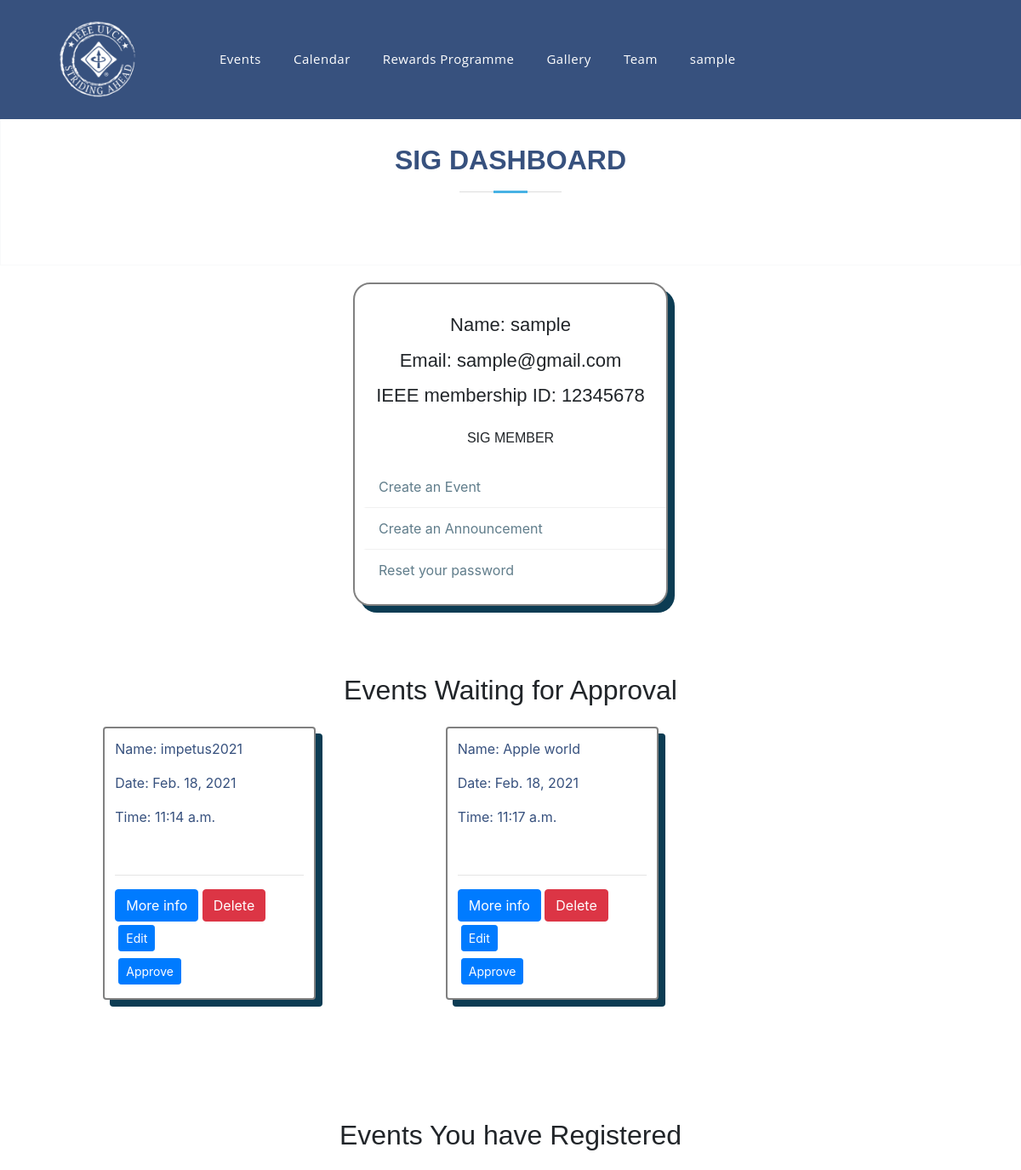
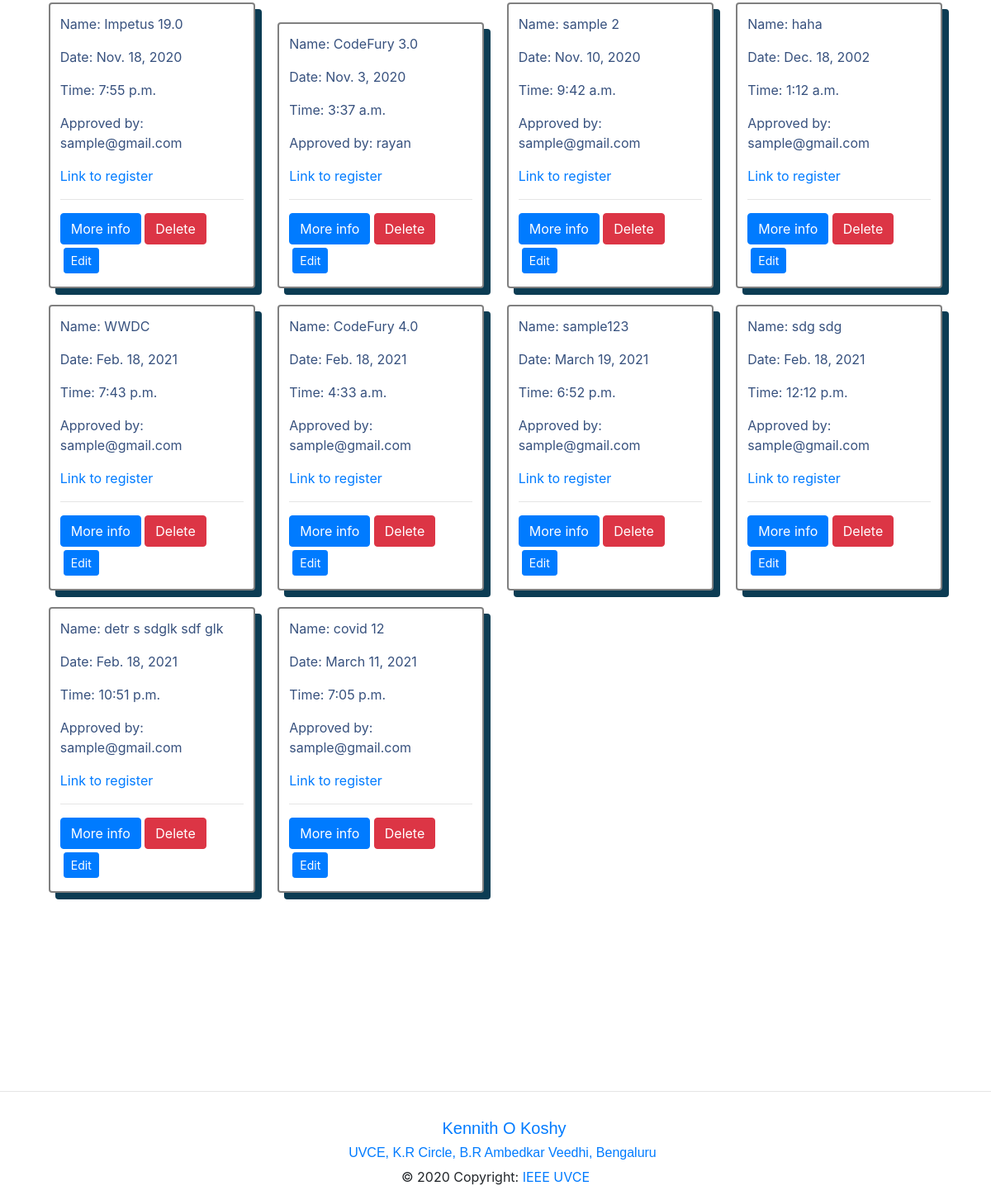
Page /events/db_ev (signed in) on the committed database (2 pictures, top to bottom).
### accounts/models.py (models this page shows, shortened)
class Account(AbstractBaseUser):
    email = models.EmailField(verbose_name='email', max_length=60, unique=True)
    username = models.CharField(max_length=30, unique=True)
    date_joined = models.DateTimeField(
        verbose_name='date joined', auto_now_add=True)
    last_login = models.DateTimeField(verbose_name='last login', auto_now=True)
    is_admin = models.BooleanField(default=False)
    is_active = models.BooleanField(default=True)
    is_staff = models.BooleanField(default=False)
    is_superuser = models.BooleanField(default=False)
    is_sig_head = models.BooleanField(default=False)
    membership_no = models.CharField(null=True,
                                     blank=True, default=" ", max_length=8)
    USERNAME_FIELD = 'email'
    REQUIRED_FIELDS = ['username', 'membership_no', 'is_sig_head']
    objects = MyAccountManager()

### events/models.py (models this page shows, shortened)
class Event(models.Model):
    event_name = models.CharField(max_length=200)
    slug = models.SlugField(max_length=400)
    date = models.DateField()
    time = models.TimeField()
    location = models.CharField(max_length=100)
    reg = models.URLField(blank=True)
    description = models.TextField(max_length=1000, blank=True)
    created = models.DateTimeField(auto_now_add=True)
    orgzer = models.CharField(max_length=200)
    winners = models.TextField(blank=True, default='Not Yet Decided')
    author = models.ForeignKey(User, default=None, on_delete=models.CASCADE)
    is_approved = models.BooleanField(default=False, blank=True)
    approved_by = models.CharField(
        max_length=40,  null=True, blank=True, default=" ")
    class Meta:
        verbose_name = "Event"
        verbose_name_plural = "Events"

### events/views.py (the view)
# urls.py: path('db_ev', views.sig_view, name="dashboard"),
@login_required(login_url="/accounts/login/")
def sig_view(request):
    user = request.user
    events = Event.objects.filter(author=user)
    approval = Event.objects.filter(is_approved=False).exclude(author=user)
    context = {
        'events': events,
    }
    if request.user.is_superuser or request.user == 'WEB DEV SIG IEEE' or request.user.username == 'Approval Team':
        context['approval'] = approval
    else:
        context['approval'] = None
    if request.user.is_sig_head:
        return render(request, 'events/events_dashboard.html', context)
    return redirect('articles:s_dashboard')

### events/templates/events/events_dashboard.html (shortened to what this page needs)
{% extends 'base.html' %} {% block content %}
<section id="skills" class="skills text-center border border-light p-5">
  <div class="container" data-aos="fade-up">
    <div class="section-title pb-3">
      <h2>SIG DASHBOARD</h2>
    </div>
  </div>
</section>
<div class="col-sm-6 col-md-4 user" data-aos="fade-up">
  <div class="div-box">
    <h3 class="User-name">Name: {{request.user.username}}</h3>
    <h3 class="User-name">Email: {{request.user.email }}</h3>
    <h3 class="User-name">
      {% if request.user.membership_id != ' ' %} IEEE membership ID:
      {{request.user.membership_no}} {% endif %}
    </h3>
    <h4 class="designation" style="padding: 16px">
      {% if request.user.is_sig_head %} SIG MEMBER{% else %} Student {% endif %}
    </h4>
    <div class="profile-details">
      <ul>
        <li>
          <a href="{% url 'articles:create' %}"></i> Create an Event</a>
        </li>
        <li>
          <a href="{% url 'articles:update' %}"></i> Create an Announcement</a>
        </li>
        <li>
          <a href="{% url 'reset_password' %}"></i>Reset your password</a>
        </li>
      </ul>
    </div>
  </div>
</div>
{% if approval %}
<section id="skills" class="skills">
  <div class="container" data-aos="fade-up">
    <div class="text-center pb-3">
      <h2>Events Waiting for Approval</h2>
    </div>
    <div class="event-container">
      {% for event in approval %}
      <div class="event">
        <p>Name: {{ event.event_name }}</p>
        <p>Date: {{ event.date }}</p>
        <p>Time: {{ event.time }}</p>
        <br />
        <hr />
        <a href="{% url 'articles:detail' slug=event.slug %}" class="btn btn-primary">More info</a>
        <a href="{% url 'articles:delete' slug=event.slug %}" class="btn btn-danger">Delete</a>
        <a href="{% url 'articles:edit' slug=event.slug %}" class="btn btn-primary btn-sm m-1">Edit</a>
        {% if event.is_approved == False %}
        <form action="{% url 'articles:approve' slug=event.slug %}" method="POST">
          <button type="submit" class="btn btn-primary btn-sm m-1">Approve</button>
        </form>
        {% else %}
        <button class="btn btn-primary btn-sm m-1">Approved</button>
        {% endif %}
      </div>
      {% endfor %}
    </div>
  </div>
</section>
{% endif %}
<section id="skills" class="skills">
  <div class="container" data-aos="fade-up">
    <div class="text-center pb-3">
      <h2>Events You have Registered</h2>
    </div>
    <div class="event-container">
      {% for event in events %}
      <div class="event">
        <p>Name: {{ event.event_name }}</p>
        <p>Date: {{ event.date }}</p>
        <p>Time: {{ event.time }}</p>
        <p>Approved by: {{ event.approved_by }}</p>
        <a href="{{event.reg}}">Link to register</a>
        <br />
        <hr />
        <a href="{% url 'articles:detail' slug=event.slug %}" class="btn btn-primary">More info</a>
        <a href="{% url 'articles:delete' slug=event.slug %}" class="btn btn-danger">Delete</a>
        <a href="{% url 'articles:edit' slug=event.slug %}" class="btn btn-primary btn-sm m-1">Edit</a>
      </div>
      {% endfor %}
    </div>
  </div>
</section>
{% endblock %}

### templates/base.html (shortened to what this page needs)
{% load static %}
<!DOCTYPE html>
<html lang="en" style="overflow-x: hidden">
<head>
  <link rel="stylesheet" href="{% static 'css/style.css' %}" />
</head>
<body>
  <header id="header" class="fixed-top">
    <div class="container d-flex align-items-center">
      <div class="col-lg-2 col-md-2 col-4 d-flex align-items-center justify-content-center">
        <a href="
        {% block home_red %}
        {% url 'home_page' %}
        {% endblock  %}">
          <img src="{% static 'img/favicon-small.webp' %}" width="70%" height="50%" class="img-fluid faviamge" alt="" />
        </a>
      </div>
      <nav class="nav-menu d-none d-lg-block">
        <ul>
          <li>
            <a href="{% url 'articles:list' %}">Events</a>
          </li>
          <li>
            <a href="{% url 'calendar' %}">Calendar</a>
          </li>
          <li>
            <a href="{% url 'rewards' %}">Rewards Programme</a>
          </li>
          <li>
            <a href="{% url 'post' %}">Gallery</a>
          </li>
          <li>
            <a href="{% url 'team' %}">Team</a>
          </li>
          {% if user.is_authenticated %}
          <li class="drop-down ">
            {% if user.is_authenticated %}
            <a href="javascript:;">{{request.user.username}}</a>
            {% endif %}
        </li>
        {% endif %}
        </ul>
      </nav>
    </div>
  </header>
  {% block hero %}
  <section id="skills" class="skills" style="margin-top: 00px"></section>
  {% endblock %}
  {% block content %} {% endblock %}
  {% block footer %}
  <footer class="page-footer font-small cyan darken-3">
    <div class="container">
      <div class="row">
        <div class="col-md-12 py-5">
        </div>
      </div>
    </div>
    <hr>
    <div style="" class="footer-copyright text-center py-3" data-aos="fade-up">
      <h5><a href="mailto:kennithkoshy@ieee.org"><i class="icofont-envelope"></i> Kennith O Koshy</a></h5>
      <h6><a target="_blank"
          href="https://www.google.com/maps/place/UVCE/@12.9753541,77.5845553,17z/data=!3m1!4b1!4m5!3m4!1s0x3bae1672fcfc6af1:0x9c2dc517c9231979!8m2!3d12.9753821!4d77.586793"><i
            class="icofont-google-map"></i>
          UVCE, K.R Circle, B.R Ambedkar Veedhi, Bengaluru </a></h6>
      © 2020 Copyright:
      <a href="{% url 'home_page' %}"> IEEE UVCE</a>
    </div>
  </footer>
  {% endblock %}
  <link rel="stylesheet" href="{% static 'vendor/icofont/icofont.min.css' %}" />
  <link rel="stylesheet" href="https://cdn.jsdelivr.net/npm/bootstrap@4.5.3/dist/css/bootstrap.min.css"
>
  <link href="https://unpkg.com/aos@2.3.1/dist/aos.css" rel="stylesheet">
  <link href='https://unpkg.com/boxicons@2.0.7/css/boxicons.min.css' rel='stylesheet'>
</body>
</html>

### assets/css/style.css (style rules this page uses)
body { font-family: "Open Sans", sans-serif; color: #444444; }
a { color: #47b2e4; }
h1, h2, h3, h4, h5, h6 { font-family: "Jost", sans-serif; }
#header { transition: all 0.5s; z-index: 997; padding: 15px 0; height: 140px; background-color: #37517e; }
.nav-menu ul { margin: 0; padding: 0; list-style: none; }
.nav-menu > ul { display: flex; }
.nav-menu > ul > li { position: relative; white-space: nowrap; padding: 10px 10px 10px 28px; }
.nav-menu a { display: block; position: relative; color: #fff; transition: 0.3s; font-size: 15px; letter-spacing: 0.5px; font-weight: 500; font-family: "Open Sans", sans-serif; }
.nav-menu .drop-down > a:after { content: "\ea99"; font-family: IcoFont; padding-left: 5px; }
.mobile-nav { position: fixed; top: 55px; right: 15px; bottom: 15px; left: 15px; z-index: 9999; overflow-y: auto; background: #fff; transition: ease-in-out 0.2s; opacity: 0; visibility: hidden; border-radius: 10px; padding: 10px 0; }
.mobile-nav * { margin: 0; padding: 0; list-style: none; }
.mobile-nav a { display: block; position: relative; color: #37517e; padding: 10px 20px; font-weight: 500; outline: none; }
.mobile-nav .drop-down > a:after { content: "\ea99"; font-family: IcoFont; padding-left: 10px; position: absolute; right: 15px; }
.mobile-nav .drop-down > a { padding-right: 35px; }
section { padding: 60px 0; overflow: hidden; }
.section-title { text-align: center; padding-bottom: 30px; }
.section-title h2 { font-size: 32px; font-weight: bold; text-transform: uppercase; margin-bottom: 20px; padding-bottom: 20px; position: relative; color: #37517e; }
.section-title h2::before { content: ""; position: absolute; display: block; width: 120px; height: 1px; background: #ddd; bottom: 1px; left: calc(50% - 60px); }
.section-title h2::after { content: ""; position: absolute; display: block; width: 40px; height: 3px; background: #47b2e4; bottom: 0; left: calc(50% - 20px); }
.event-container { padding: auto; display: grid; grid-template-columns: auto auto auto auto; }
.event { width: 250px; background-color: white; color: rgba(55, 81, 126, 1); margin: auto; margin-bottom: 20px; padding: 12px; border: 2px solid grey; border-radius: 4px; box-shadow: 8px 8px 0px 0px #0c3c53; }
.user { margin: auto; }
.div-box { border-radius: 20px; margin: 20px 0px; max-width: 100%; border: 2px solid grey; background-color: white; padding-top: 20px; box-shadow: 8px 8px 0px 0px #0c3c53; }
.User-name { text-align: center; font-size: 22px; margin: 15px 0px 10px; }
.designation { text-align: center; font-size: 16px; }
.profile-details ul { padding-left: 10px; }
.profile-details ul li { list-style: none; }
.profile-details ul li a { color: #607d8b; text-decoration: none; padding: 12px 15px; display: block; border-bottom: 1px solid #f1f1f1; border-left: 3px solid transparent; transition: 0.4s; }
.profile-details ul li:last-child a { border-bottom: none; border-bottom-right-radius: 20px; }

### templates/base.html (style rules this page uses)
li { list-style-type: none; }

### rows in the picture
Account: user.username "sample", user.email "sample@gmail.com", user.membership_no "12345678"
Event: event_name "impetus2021", date "Feb. 18, 2021", time "11:14 a.m.", is_approved "Approve"
Event: event_name "Apple world", date "Feb. 18, 2021", time "11:17 a.m.", is_approved "Approve"
Event: event_name "Impetus 19.0", date "Nov. 18, 2020", time "7:55 p.m.", approved_by "sample@gmail.com"
Event: event_name "CodeFury 3.0", date "Nov. 3, 2020", time "3:37 a.m.", approved_by "rayan"
Event: event_name "sample 2", date "Nov. 10, 2020", time "9:42 a.m.", approved_by "sample@gmail.com"
Event: event_name "haha", date "Dec. 18, 2002", time "1:12 a.m.", approved_by "sample@gmail.com"
Event: event_name "WWDC", date "Feb. 18, 2021", time "7:43 p.m.", approved_by "sample@gmail.com"
Event: event_name "CodeFury 4.0", date "Feb. 18, 2021", time "4:33 a.m.", approved_by "sample@gmail.com"
Event: event_name "sample123", date "March 19, 2021", time "6:52 p.m.", approved_by "sample@gmail.com"
Event: event_name "sdg sdg", date "Feb. 18, 2021", time "12:12 p.m.", approved_by "sample@gmail.com"
Event: event_name "detr s sdglk sdf glk", date "Feb. 18, 2021", time "10:51 p.m.", approved_by "sample@gmail.com"
Event: event_name "covid 12", date "March 11, 2021", time "7:05 p.m.", approved_by "sample@gmail.com"
